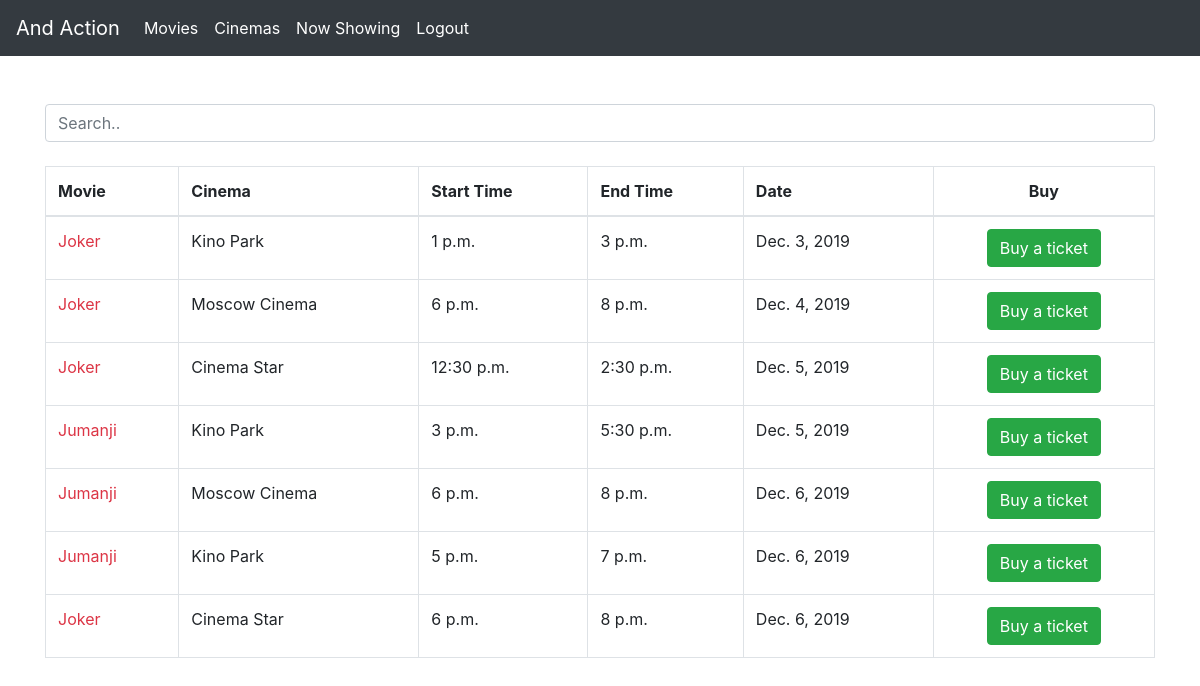
Page /now_showing (signed in) on the committed database.
### main/models.py (models this page shows, shortened)
class Schedules(models.Model):
    movie = models.ForeignKey(Movies, on_delete=models.CASCADE)
    hall = models.ForeignKey(Halls, on_delete=models.CASCADE)
    start_time = models.TimeField(null=True)
    end_time = models.TimeField(null=True)
    date = models.DateField(null=True)
    price = models.DecimalField(max_digits=6, decimal_places=0, null=True)
    class Meta:
        verbose_name_plural = "Schedules"

class Movies(models.Model):
    name = models.TextField(max_length=200)
    language = models.TextField(max_length=20, null=True)
    description = models.TextField(max_length=15000, null=True)
    length = models.IntegerField(null=True)
    rating = models.IntegerField()
    genre = models.ManyToManyField(Genres)
    image = models.ImageField(upload_to='media/', blank=True)
    imdb_link = models.TextField(max_length=400, null=True, blank=True)
    def __str__(self):
        return self.name
    class Meta:
        verbose_name_plural = "Movies"

class Halls(models.Model):
    cinema = models.ForeignKey(Cinemas, on_delete=models.CASCADE)
    name = models.TextField(max_length=20, primary_key=True, null=False)
    capacity = models.IntegerField(null=True)
    class Meta:
        verbose_name_plural = "Halls"

class Cinemas(models.Model):
    name = models.CharField(max_length=150)
    image = models.ImageField(upload_to='media/',null=True, blank=True)
    address = models.TextField(max_length=200, null=True, blank=True)
    rating = models.IntegerField(null=True, blank=True)
    def __str__(self):
        return self.name
    class Meta:
        verbose_name_plural = "Cinemas"

### main/views.py (the view)
# urls.py: url(r'^now_showing', views.now_showing, name='now_showing'),
def now_showing(request):
    scheduled = Schedules.objects.all().order_by('date')
    return render(request, 'main/now_showing.html', {'scheduled': scheduled})

### main/templates/main/now_showing.html (shortened to what this page needs)
{% extends 'base.html' %}
{% block content %}
<div class="container">
  <br><br>
  <input class="form-control" id="myInput" type="text" placeholder="Search.."><br>
  <table class="table table-bordered">
    <thead>
      <tr>
        <th>Movie</th>
        <th>Cinema</th>
        <th>Start Time</th>
        <th>End Time</th>
        <th>Date</th>
        <th class="text-center">Buy</th>
      </tr>
    </thead>
    <tbody id="myTable">
      {% for movie in scheduled.all %}
      <tr>
        <td><a class="text-danger" href="{% url 'movie_details' movie.movie.id %}">{{ movie.movie}}</a></td>
        <td>{{ movie.hall.cinema }}</td>
        <td>{{ movie.start_time }}</td>
        <td>{{ movie.end_time }}</td>
        <td>{{ movie.date }}</td>
        <td class="text-center"><a href="{% url 'buy' movie.id %}" class="btn btn-success">Buy a ticket</a></td>
      </tr>
      {% endfor %}
    </tbody>
  </table>
</div>
{% endblock %}

### main/static/css/main.css (style rules this page uses)
*, *:before, *:after { box-sizing: border-box; }

### rows in the picture
Schedules: movie "Joker", hall.cinema "Kino Park", start_time "1 p.m.", end_time "3 p.m.", date "Dec. 3, 2019"
Schedules: movie "Joker", hall.cinema "Moscow Cinema", start_time "6 p.m.", end_time "8 p.m.", date "Dec. 4, 2019"
Schedules: movie "Joker", hall.cinema "Cinema Star", start_time "12:30 p.m.", end_time "2:30 p.m.", date "Dec. 5, 2019"
Schedules: movie "Jumanji", hall.cinema "Kino Park", start_time "3 p.m.", end_time "5:30 p.m.", date "Dec. 5, 2019"
Schedules: movie "Jumanji", hall.cinema "Moscow Cinema", start_time "6 p.m.", end_time "8 p.m.", date "Dec. 6, 2019"
Schedules: movie "Jumanji", hall.cinema "Kino Park", start_time "5 p.m.", end_time "7 p.m.", date "Dec. 6, 2019"
Schedules: movie "Joker", hall.cinema "Cinema Star", start_time "6 p.m.", end_time "8 p.m.", date "Dec. 6, 2019"
